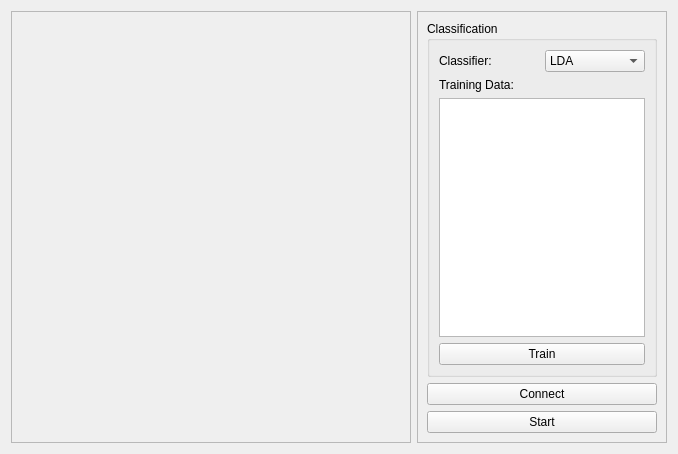
<?xml version="1.0" encoding="UTF-8"?>
<ui version="4.0">
 <class>TestWidget</class>
 <widget class="QWidget" name="TestWidget">
  <property name="geometry">
   <rect>
    <x>0</x>
    <y>0</y>
    <width>678</width>
    <height>454</height>
   </rect>
  </property>
  <property name="windowTitle">
   <string>Form</string>
  </property>
  <layout class="QHBoxLayout" name="horizontalLayout_3">
   <item>
    <widget class="QFrame" name="frame_2">
     <property name="sizePolicy">
      <sizepolicy hsizetype="Preferred" vsizetype="Preferred">
       <horstretch>1</horstretch>
       <verstretch>0</verstretch>
      </sizepolicy>
     </property>
     <property name="frameShape">
      <enum>QFrame::StyledPanel</enum>
     </property>
     <property name="frameShadow">
      <enum>QFrame::Raised</enum>
     </property>
     <layout class="QGridLayout" name="gridLayout_2">
      <item row="0" column="0">
       <widget class="GestureView" name="gestureDisplayLabel">
        <property name="sizePolicy">
         <sizepolicy hsizetype="Preferred" vsizetype="Preferred">
          <horstretch>1</horstretch>
          <verstretch>0</verstretch>
         </sizepolicy>
        </property>
        <property name="frameShape">
         <enum>QFrame::NoFrame</enum>
        </property>
        <property name="text">
         <string/>
        </property>
        <property name="scaledContents">
         <bool>false</bool>
        </property>
        <property name="alignment">
         <set>Qt::AlignCenter</set>
        </property>
       </widget>
      </item>
     </layout>
    </widget>
   </item>
   <item>
    <widget class="QFrame" name="frame">
     <property name="minimumSize">
      <size>
       <width>200</width>
       <height>0</height>
      </size>
     </property>
     <property name="maximumSize">
      <size>
       <width>250</width>
       <height>16777215</height>
      </size>
     </property>
     <property name="frameShape">
      <enum>QFrame::StyledPanel</enum>
     </property>
     <property name="frameShadow">
      <enum>QFrame::Raised</enum>
     </property>
     <layout class="QGridLayout" name="gridLayout">
      <item row="2" column="0">
       <widget class="QPushButton" name="startButton">
        <property name="text">
         <string>Start</string>
        </property>
        <property name="icon">
         <iconset theme="media-playback-start">
          <normaloff/>
         </iconset>
        </property>
       </widget>
      </item>
      <item row="0" column="0">
       <widget class="QGroupBox" name="sessionInfoBox">
        <property name="sizePolicy">
         <sizepolicy hsizetype="Expanding" vsizetype="Expanding">
          <horstretch>0</horstretch>
          <verstretch>0</verstretch>
         </sizepolicy>
        </property>
        <property name="title">
         <string>Classification</string>
        </property>
        <layout class="QGridLayout" name="gridLayout_3">
         <item row="0" column="0">
          <layout class="QVBoxLayout" name="verticalLayout">
           <item>
            <layout class="QHBoxLayout" name="horizontalLayout">
             <item>
              <widget class="QLabel" name="classifierLabel">
               <property name="text">
                <string>Classifier:</string>
               </property>
              </widget>
             </item>
             <item>
              <widget class="QComboBox" name="classifierComboBox">
               <item>
                <property name="text">
                 <string>LDA</string>
                </property>
               </item>
               <item>
                <property name="text">
                 <string>SVM</string>
                </property>
               </item>
              </widget>
             </item>
            </layout>
           </item>
           <item>
            <widget class="QLabel" name="trainingLabel">
             <property name="text">
              <string>Training Data:</string>
             </property>
            </widget>
           </item>
           <item>
            <widget class="QListWidget" name="trainingList">
             <property name="sizePolicy">
              <sizepolicy hsizetype="Preferred" vsizetype="Expanding">
               <horstretch>0</horstretch>
               <verstretch>0</verstretch>
              </sizepolicy>
             </property>
             <property name="showDropIndicator" stdset="0">
              <bool>false</bool>
             </property>
             <property name="alternatingRowColors">
              <bool>false</bool>
             </property>
             <property name="selectionMode">
              <enum>QAbstractItemView::NoSelection</enum>
             </property>
             <property name="resizeMode">
              <enum>QListView::Fixed</enum>
             </property>
            </widget>
           </item>
           <item>
            <widget class="QPushButton" name="trainButton">
             <property name="sizePolicy">
              <sizepolicy hsizetype="Minimum" vsizetype="Fixed">
               <horstretch>0</horstretch>
               <verstretch>0</verstretch>
              </sizepolicy>
             </property>
             <property name="text">
              <string>Train</string>
             </property>
             <property name="default">
              <bool>false</bool>
             </property>
             <property name="flat">
              <bool>false</bool>
             </property>
            </widget>
           </item>
          </layout>
         </item>
        </layout>
       </widget>
      </item>
      <item row="1" column="0">
       <widget class="QPushButton" name="connectButton">
        <property name="text">
         <string>Connect</string>
        </property>
        <property name="icon">
         <iconset theme="insert-link">
          <normaloff/>
         </iconset>
        </property>
        <property name="checkable">
         <bool>true</bool>
        </property>
        <property name="checked">
         <bool>false</bool>
        </property>
        <property name="flat">
         <bool>false</bool>
        </property>
       </widget>
      </item>
     </layout>
    </widget>
   </item>
  </layout>
 </widget>
 <customwidgets>
  <customwidget>
   <class>GestureView</class>
   <extends>QLabel</extends>
   <header>pygesture.ui.widgets</header>
  </customwidget>
 </customwidgets>
 <resources/>
 <connections/>
</ui>
